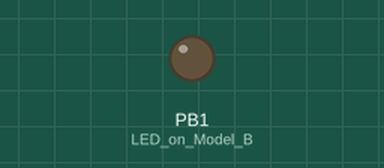
A sketch run on a simulated ATtiny85, built with avr-gcc and run on an emulated ATtiny85. Shown: output pins drawn as LEDs (lit = HIGH).

Above: at 0.1 s.
At 59.7 s:
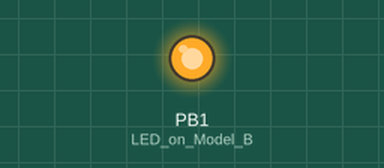
Timing chart, 0 to 61.2 s (numbered marks = the images above):
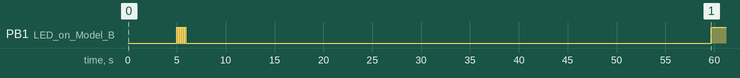

The sketch:

digispark_hid.ino
```cpp
/*
 * Banana Pi M5 SSH Enabler - Digispark ATtiny85 Version
 *
 * For Digispark ATtiny85 boards (~$2)
 *
 * Setup:
 * 1. Install Digispark board in Arduino IDE:
 *    - Add to Additional Boards Manager URLs:
 *      http://digistump.com/package_digistump_index.json
 *    - Install "Digistump AVR Boards"
 *
 * 2. Select board: "Digispark (Default - 16.5mhz)"
 *
 * 3. Upload (plug in Digispark when prompted)
 */

#include "DigiKeyboard.h"

void setup()
{
    pinMode(1, OUTPUT); // LED on Model B

    // Wait for USB enumeration
    DigiKeyboard.delay(5000);

    // Blink to show starting
    for (int i = 0; i < 5; i++)
    {
        digitalWrite(1, HIGH);
        DigiKeyboard.delay(100);
        digitalWrite(1, LOW);
        DigiKeyboard.delay(100);
    }

    // Wait for system to boot
    DigiKeyboard.delay(30000);

    // Activate console
    DigiKeyboard.sendKeyStroke(KEY_ENTER);
    DigiKeyboard.delay(2000);
    DigiKeyboard.sendKeyStroke(KEY_ENTER);
    DigiKeyboard.delay(1000);

    // Login: root
    DigiKeyboard.println("root");
    DigiKeyboard.delay(2000);

    // Password: 1234
    DigiKeyboard.println("1234");
    DigiKeyboard.delay(3000);

    // Handle password change (Armbian first boot)
    DigiKeyboard.println("1234"); // Current password
    DigiKeyboard.delay(1000);
    DigiKeyboard.println("wallbox123"); // New password
    DigiKeyboard.delay(1000);
    DigiKeyboard.println("wallbox123"); // Confirm
    DigiKeyboard.delay(2000);

    // Skip prompts
    DigiKeyboard.sendKeyStroke(KEY_ENTER);
    DigiKeyboard.delay(1000);
    DigiKeyboard.sendKeyStroke(KEY_C, MOD_CONTROL_LEFT); // Ctrl+C
    DigiKeyboard.delay(1000);
    DigiKeyboard.sendKeyStroke(KEY_ENTER);
    DigiKeyboard.delay(2000);

    // Enable SSH
    DigiKeyboard.println("systemctl unmask ssh");
    DigiKeyboard.delay(1000);
    DigiKeyboard.println("systemctl enable ssh");
    DigiKeyboard.delay(1000);
    DigiKeyboard.println("systemctl start ssh");
    DigiKeyboard.delay(1000);

    // Allow root login
    DigiKeyboard.println("sed -i 's/#PermitRootLogin.*/PermitRootLogin yes/' /etc/ssh/sshd_config");
    DigiKeyboard.delay(1000);
    DigiKeyboard.println("sed -i 's/PermitRootLogin prohibit-password/PermitRootLogin yes/' /etc/ssh/sshd_config");
    DigiKeyboard.delay(1000);

    // Restart SSH
    DigiKeyboard.println("systemctl restart ssh");
    DigiKeyboard.delay(1000);

    // Show IP and status
    DigiKeyboard.println("echo '=== SSH ENABLED ==='");
    DigiKeyboard.delay(500);
    DigiKeyboard.println("ip addr show | grep 'inet '");
    DigiKeyboard.delay(500);

    // LED on = done
    digitalWrite(1, HIGH);
}

void loop()
{
    // Done - just keep LED on
    DigiKeyboard.delay(1000);
}
```
